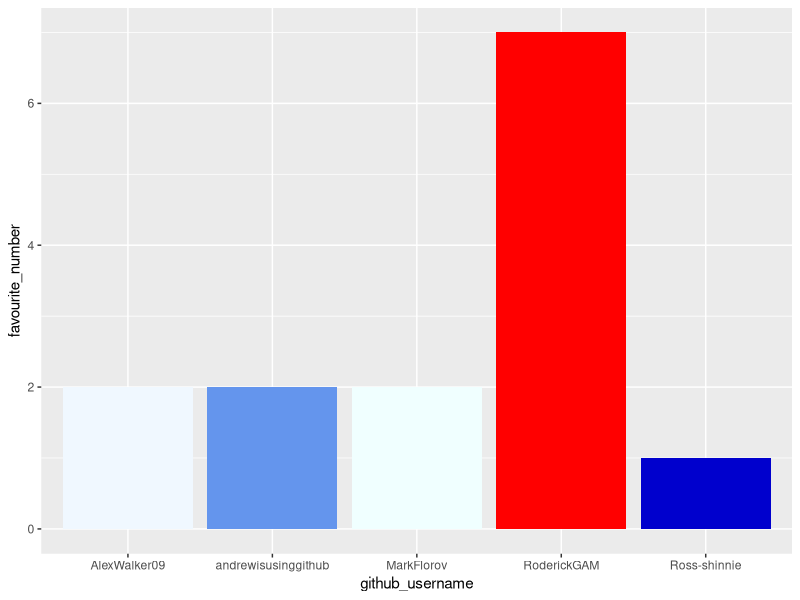
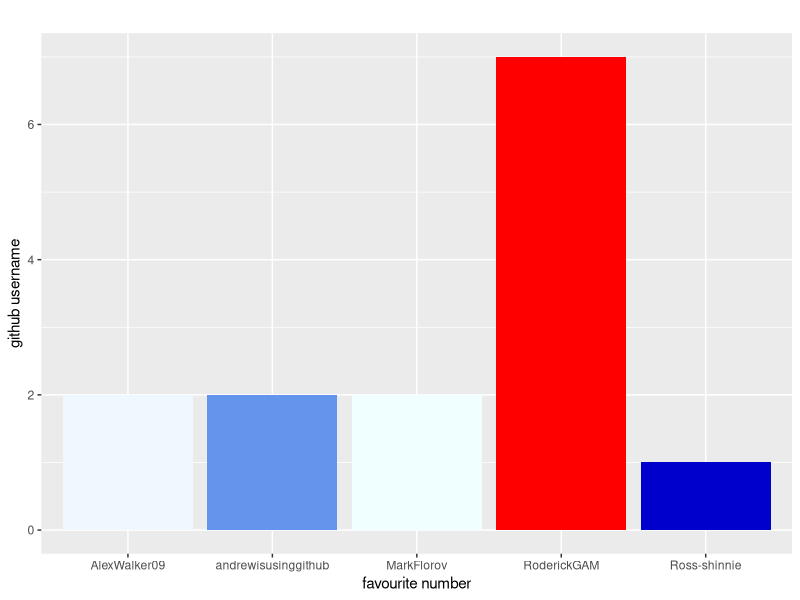
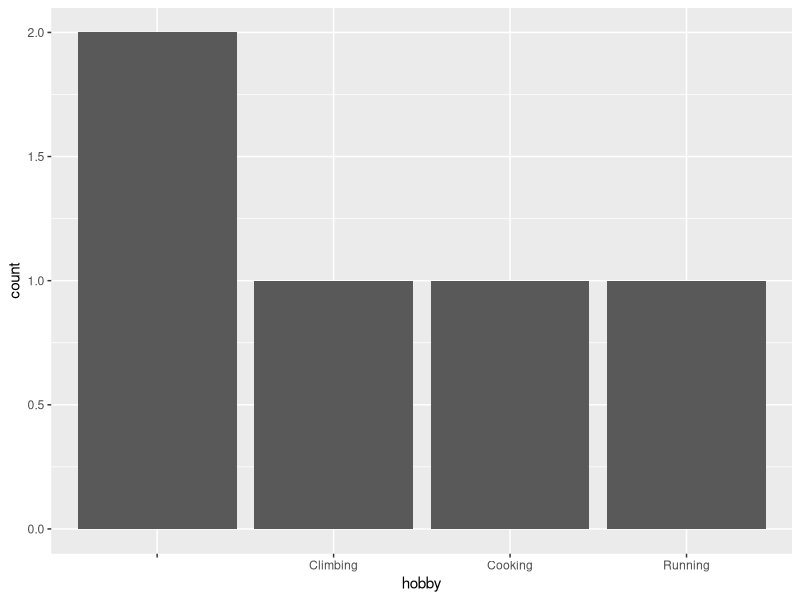

The R script that drew these images, in order:
## ---- chunk 1
library(tidyverse) 
## ---- chunk 2
team_data <- tibble(
  name = c("Andrew", "Alex", "Mark", 
           "Ross", "Roderick"),
  github_username = c("andrewisusinggithub", "AlexWalker09", "MarkFlorov", 
                      "Ross-shinnie", "RoderickGAM"), 
  colour = c("cornflowerblue", "aliceblue", "azure1", 
             "blue3", "red"),
  hobby = c("Climbing", "", "Cooking", 
            "", "Running"),
  favourite_number = c(2, 2, 2, 1, 7)
  )

team_data
## ---- chunk 3
p1 <- ggplot(data = team_data, 
             mapping = aes(x = github_username, 
                           y = favourite_number,
                           fill = colour), 
             ) +
   geom_col() +
   scale_fill_identity()
p1
## ---- chunk 4
p1 + labs(x = "favourite number", 
          y = "github username",
          title = "")
## ---- chunk 5
p2 <- ggplot(team_data, aes(x = hobby)) +
  geom_bar()
p2
